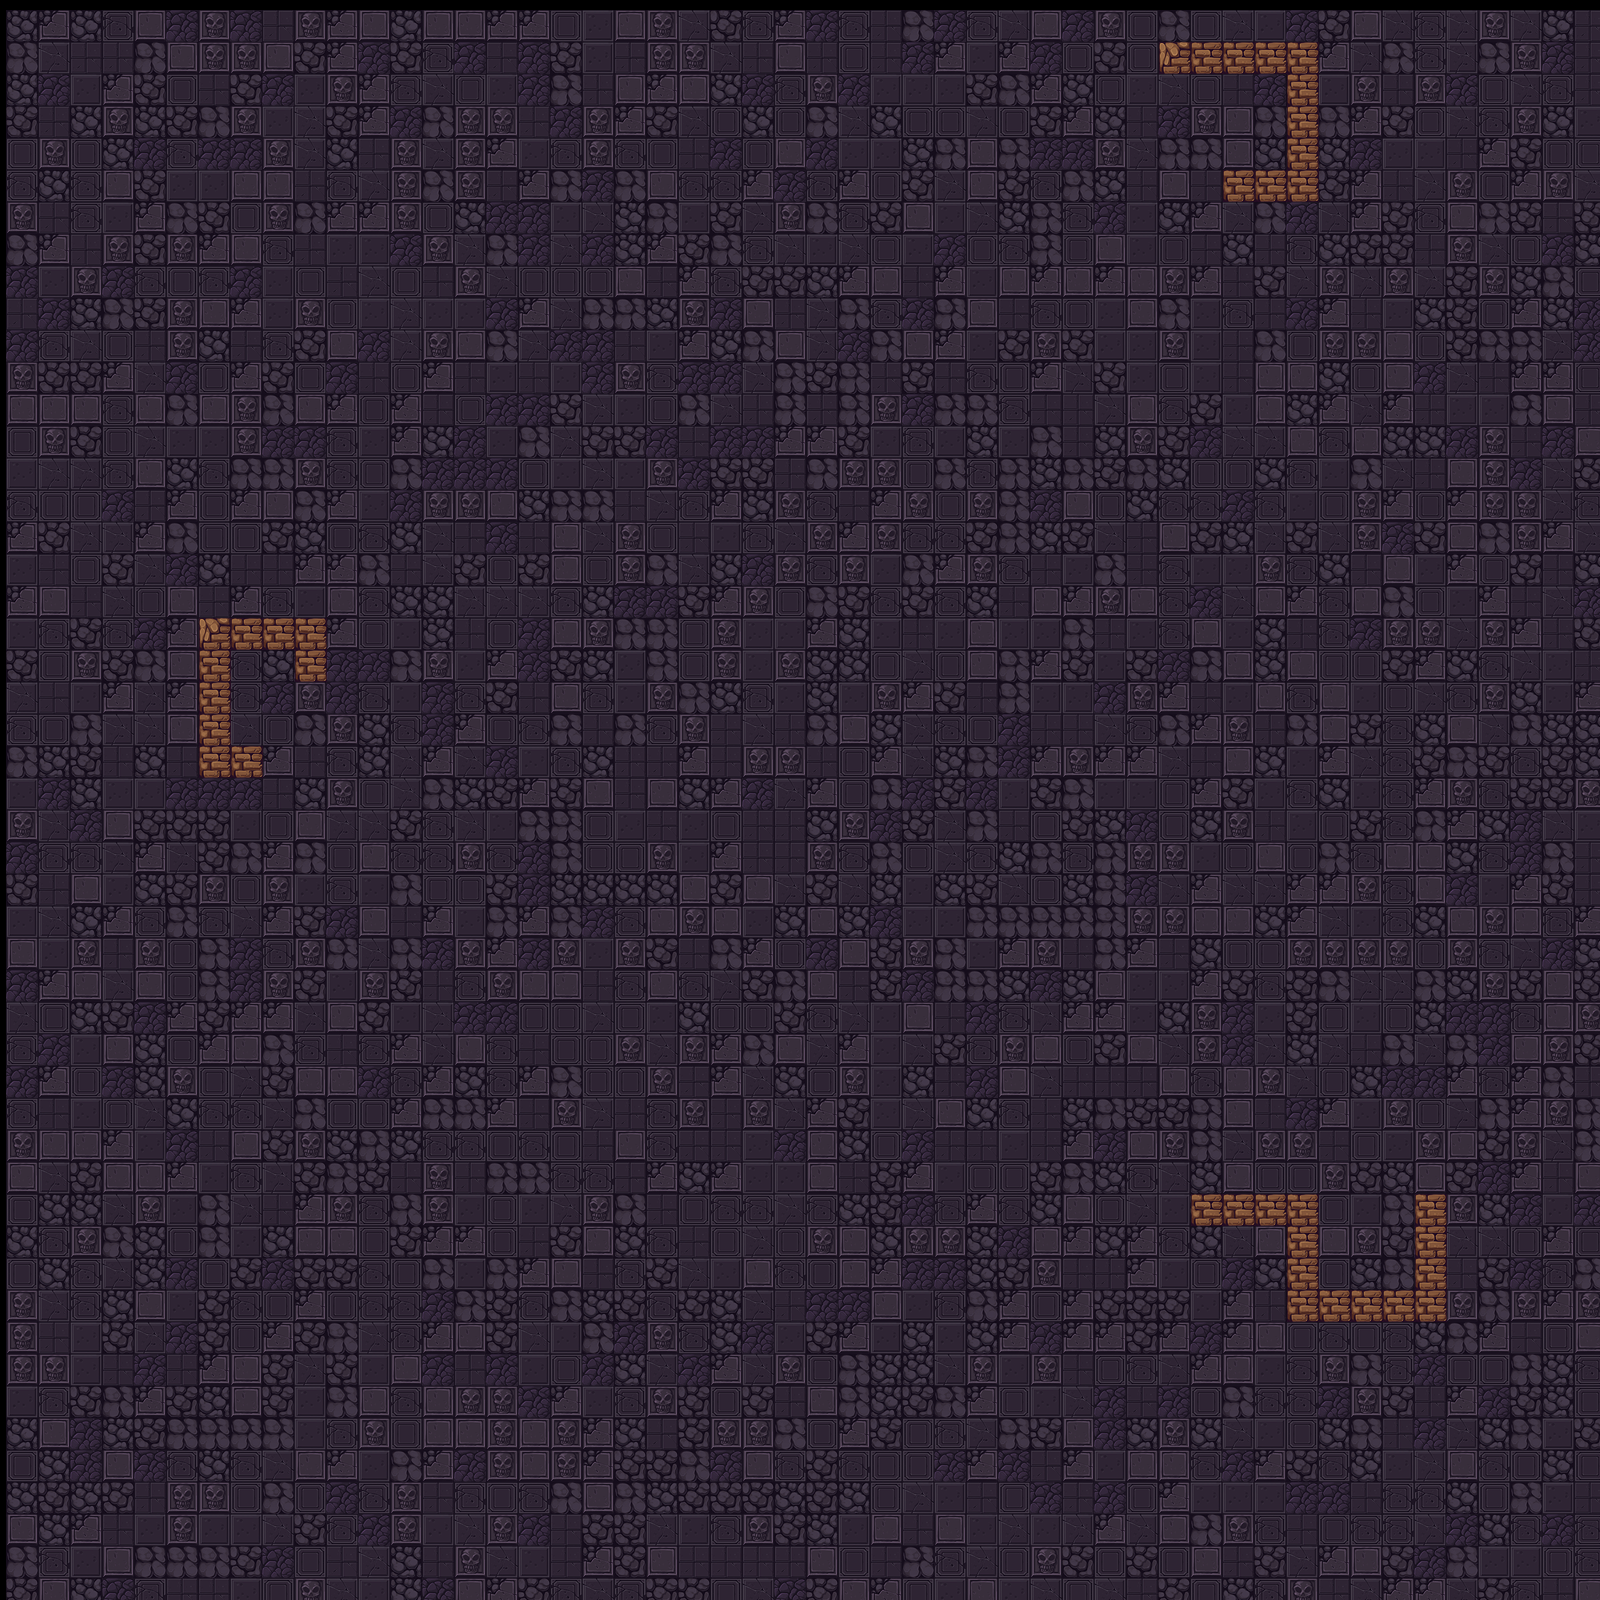

This game map was drawn from its Tiled (.tmx) file and the tilesets committed beside it. A one-line description and the trimmed map source follow:
An orthogonal 50x50 tile map with 32x32 px tiles, 2 tile layers (Floor, Walls) and 4 objects (3x health, playerStart).

<map version="1.0" tiledversion="1.0.3" orientation="orthogonal" renderorder="right-down" width="50" height="50" tilewidth="32" tileheight="32" nextobjectid="9">
 <tileset firstgid="1" name="Floor" tilewidth="32" tileheight="32" tilecount="48" columns="6">
  <image source="tiles.png" width="192" height="256" />
 </tileset>
 <layer name="Floor" width="50" height="50" offsetx="6.66667" offsety="10.6667">
  <data>[2500 cells, 2500 non-empty, 12 distinct tile ids]</data>
 </layer>
 <layer name="Walls" width="50" height="50" offsetx="-121.333" offsety="-22.6667">
  <data>[2500 cells, 35 non-empty, 2 distinct tile ids]</data>
 </layer>
 <objectgroup name="Health">
  <object id="5" name="health" type="health" gid="35" x="1222" y="142" width="32" height="32">
   <properties>
    <property name="type" value="health" />
   </properties>
  </object>
  <object id="6" name="health" type="health" gid="35" x="244" y="714" width="32" height="32">
   <properties>
    <property name="type" value="health" />
   </properties>
  </object>
  <object id="7" name="health" type="health" gid="35" x="1350" y="1258" width="32" height="32">
   <properties>
    <property name="type" value="health" />
   </properties>
  </object>
 </objectgroup>
 <objectgroup name="playerStart">
  <object id="8" type="playerStart" gid="40" x="646" y="840" width="32" height="32">
   <properties>
    <property name="type" value="playerStart" />
   </properties>
  </object>
 </objectgroup>
</map>
